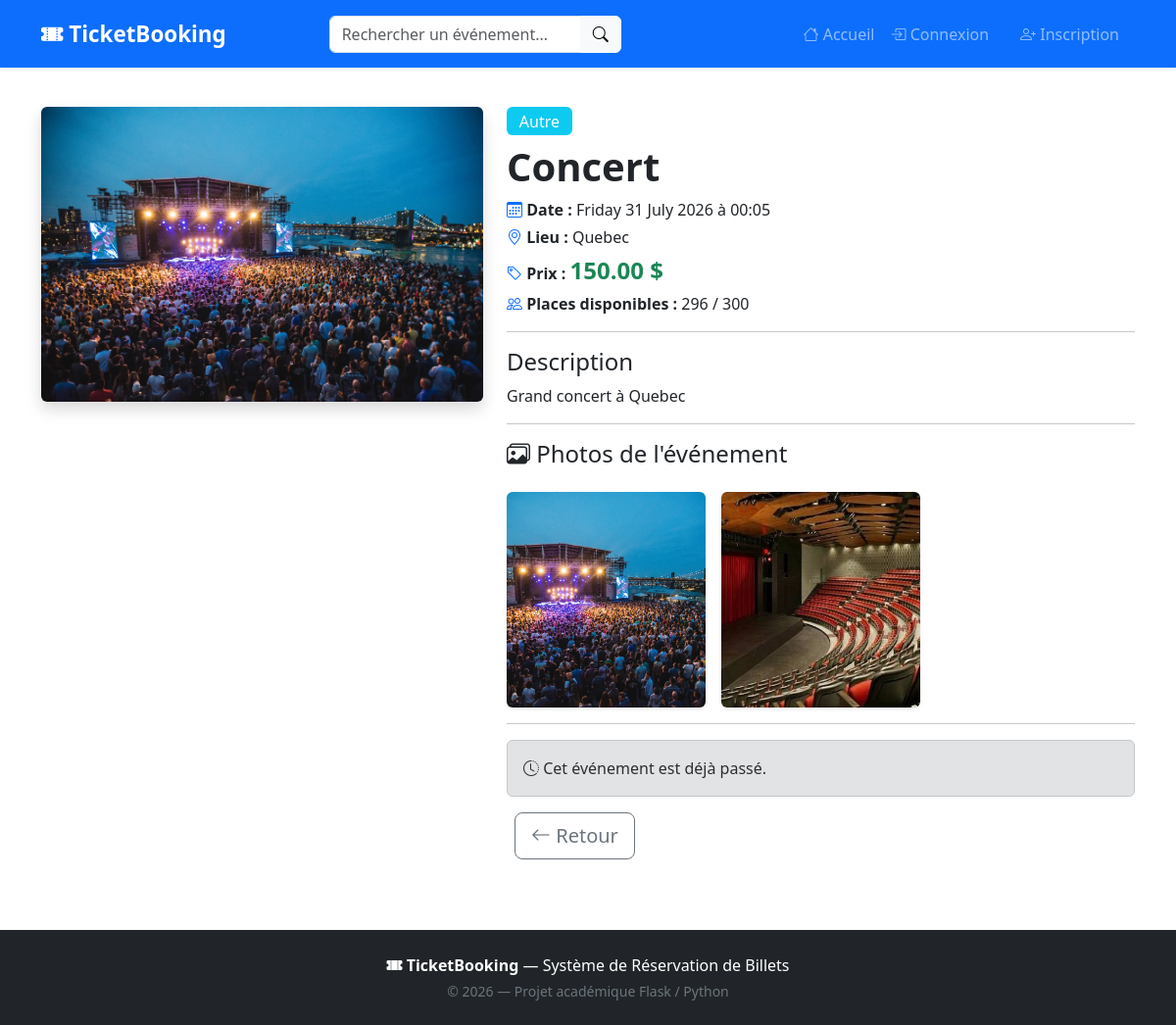
Screenshot of /event/2 with the database file from the repository.
### app/models/event_photo.py (models this page shows, shortened)
class EventPhoto(db.Model):
    __tablename__ = "event_photos"
    id = db.Column(db.Integer, primary_key=True)
    event_id = db.Column(
        db.Integer,
        db.ForeignKey("events.id"),
        nullable=False,
        index=True
    )
    filename = db.Column(db.String(255), nullable=False)
    original_filename = db.Column(db.String(255), nullable=True)
    caption = db.Column(db.String(255), nullable=True)
    uploaded_at = db.Column(
        db.DateTime,
        nullable=False,
        default=datetime.utcnow
    )

### app/models/event.py (models this page shows, shortened)
class Event(db.Model):
    __tablename__ = 'events'
    id = db.Column(db.Integer, primary_key=True)
    titre = db.Column(db.String(200), nullable=False)
    description = db.Column(db.Text, nullable=False)
    date = db.Column(db.DateTime, nullable=False)
    lieu = db.Column(db.String(200), nullable=False)
    prix = db.Column(db.Float, nullable=False, default=0.0)
    capacite = db.Column(db.Integer, nullable=False)
    places_disponibles = db.Column(db.Integer, nullable=False)
    categorie = db.Column(db.String(50), nullable=False, default='Général')
    image_url = db.Column(db.String(500), default='')
    bookings = db.relationship('Booking', backref='event', lazy=True, cascade='all, delete-orphan')
    photos = db.relationship(
        "EventPhoto",
        backref="event",
        lazy=True,
        cascade="all, delete-orphan"
    )
    def is_past(self):
        return self.date < datetime.utcnow()

### app/routes/event_routes.py (the view)
@event_bp.route('/event/<int:event_id>')
def event_detail(event_id):
    event = Event.query.get_or_404(event_id)
    return render_template('event_detail.html', event=event)

### app/templates/event_detail.html (shortened to what this page needs)
{% extends "base.html" %}
{% block content %}
<div class="row">
    <div class="col-md-5 mb-4">
        {% set cover_photo = event.photos[0] if event.photos else None %}
{% if event.image_url %}
    <img src="{{ event.image_url }}"
         class="img-fluid rounded shadow"
         alt="{{ event.titre }}"
         style="width: 100%; max-height: 350px; object-fit: cover;">
{% elif cover_photo %}
    <img src="{{ url_for('static', filename='uploads/events/' ~ cover_photo.filename) }}"
         class="img-fluid rounded shadow"
         alt="{{ event.titre }}"
         style="width: 100%; max-height: 350px; object-fit: cover;">
{% else %}
    <div class="rounded shadow d-flex align-items-center justify-content-center text-white"
         style="height: 350px; background: linear-gradient(135deg, #667eea 0%, #764ba2 100%);">
        <i class="bi bi-calendar-event" style="font-size: 5rem;"></i>
    </div>
{% endif %}
    </div>
    <div class="col-md-7">
        <span class="badge bg-info mb-2 fs-6">{{ event.categorie }}</span>
        <h1 class="fw-bold">{{ event.titre }}</h1>
        <div class="mb-3">
            <p class="mb-1">
                <i class="bi bi-calendar3 text-primary"></i>
                <strong>Date :</strong> {{ event.date.strftime('%A %d %B %Y à %H:%M') }}
            </p>
            <p class="mb-1">
                <i class="bi bi-geo-alt text-primary"></i>
                <strong>Lieu :</strong> {{ event.lieu }}
            </p>
            <p class="mb-1">
                <i class="bi bi-tag text-primary"></i>
                <strong>Prix :</strong>
                <span class="fs-4 fw-bold text-success">{{ "%.2f"|format(event.prix) }} $</span>
            </p>
            <p class="mb-1">
                <i class="bi bi-people text-primary"></i>
                <strong>Places disponibles :</strong>
                <span class="{% if event.places_disponibles <= 5 %}text-danger fw-bold{% endif %}">
                    {{ event.places_disponibles }} / {{ event.capacite }}
                </span>
            </p>
        </div>
        <hr>
        <h4>Description</h4>
        <p>{{ event.description }}</p>
        {% if event.photos %}
            <hr>
            <h4>
                <i class="bi bi-images"></i>
                Photos de l'événement
            </h4>
            <div class="row g-3 mt-2">
                {% for photo in event.photos %}
                    <div class="col-md-4">
                        <a href="{{ url_for('static', filename='uploads/events/' ~ photo.filename) }}"
                        target="_blank">
                            <img src="{{ url_for('static', filename='uploads/events/' ~ photo.filename) }}"
                                class="img-fluid rounded shadow-sm event-photo"
                                alt="{{ event.titre }}"
                                style="height: 220px; width: 100%; object-fit: cover;">
                        </a>
                    </div>
                {% endfor %}
            </div>
        {% endif %}
                <hr>
                {% if event.is_past() %}
                    <div class="alert alert-secondary">
                        <i class="bi bi-clock-history"></i> Cet événement est déjà passé.
                    </div>
                {% elif not event.is_available() %}
                    <div class="alert alert-danger">
                        <i class="bi bi-x-circle"></i> Complet — Plus de places disponibles.
                    </div>
                {% endif %}
        <a href="{{ url_for('event.index') }}" class="btn btn-outline-secondary btn-lg ms-2">
            <i class="bi bi-arrow-left"></i> Retour
        </a>
    </div>
</div>
{% endblock %}

### app/templates/base.html (shortened to what this page needs)
<!DOCTYPE html>
<html lang="fr">
<head>
    <link href="https://cdn.jsdelivr.net/npm/bootstrap@5.3.2/dist/css/bootstrap.min.css"
          rel="stylesheet">
    <link href="https://cdn.jsdelivr.net/npm/bootstrap-icons@1.11.1/font/bootstrap-icons.css"
          rel="stylesheet">
    <link href="{{ url_for('static', filename='css/style.css') }}" rel="stylesheet">
</head>
<body>
    <nav class="navbar navbar-expand-lg navbar-dark bg-primary shadow-sm">
        <div class="container">
            <a class="navbar-brand fw-bold" href="{{ url_for('event.index') }}">
                <i class="bi bi-ticket-perforated-fill"></i> TicketBooking
            </a>
            <div class="collapse navbar-collapse" id="navbarNav">
                <form class="d-flex mx-auto my-2 my-lg-0"
                      action="{{ url_for('event.search') }}"
                      method="GET">
                    <div class="input-group">
                        <input type="text"
                               class="form-control"
                               name="q"
                               placeholder="Rechercher un événement..."
                               value="{{ request.args.get('q', '') }}">
                        <button class="btn btn-light" type="submit">
                            <i class="bi bi-search"></i>
                        </button>
                    </div>
                </form>
                <ul class="navbar-nav ms-auto">
                    <li class="nav-item">
                        <a class="nav-link" href="{{ url_for('event.index') }}">
                            <i class="bi bi-house"></i> Accueil
                        </a>
                    </li>
                    {% if current_user.is_authenticated %}
                        {% if current_user.is_authenticated and current_user.is_admin() %}
                            <li class="nav-item dropdown">
                                <a class="nav-link dropdown-toggle"
                                   href="#"
                                   role="button"
                                   data-bs-toggle="dropdown"
                                   aria-expanded="false">
                                    <i class="bi bi-speedometer2"></i> Admin
                                </a>
                                <ul class="dropdown-menu dropdown-menu-end">
                                    <li>
                                        <a class="dropdown-item"
                                           href="{{ url_for('event.admin_dashboard') }}">
                                            <i class="bi bi-graph-up"></i>
                                            Tableau de bord
                                        </a>
                                    </li>
                                    <li>
                                        <a class="dropdown-item"
                                           href="{{ url_for('event.admin_events') }}">
                                            <i class="bi bi-calendar-event"></i>
                                            Gestion des événements
                                        </a>
                                    </li>
                                    <li>
                                        <a class="dropdown-item"
                                           href="{{ url_for('event.admin_bookings') }}">
                                            <i class="bi bi-ticket-perforated"></i>
                                            Gestion des réservations
                                        </a>
                                    </li>
                                    <li>
                                        <hr class="dropdown-divider">
                                    </li>
                                    <li>
                                        <a class="dropdown-item"
                                           href="{{ url_for('event.admin_logs') }}">
                                            <i class="bi bi-journal-text"></i>
                                            Journal d'activités
                                        </a>
                                    </li>
                                </ul>
                            </li>
                        {% endif %}
                        <li class="nav-item">
                            <a class="nav-link" href="{{ url_for('booking.my_bookings') }}">
                                <i class="bi bi-journal-bookmark"></i> Mes Réservations
                            </a>
                        </li>
                        <li class="nav-item dropdown">
                            <a class="nav-link dropdown-toggle"
                               href="#"
                               role="button"
                               data-bs-toggle="dropdown"
                               aria-expanded="false">
                                <i class="bi bi-person-circle"></i>
                                {{ current_user.nom }}
                            </a>
                            <ul class="dropdown-menu dropdown-menu-end">
                                <li>
                                    <a class="dropdown-item"
                                       href="{{ url_for('auth.profile') }}">
                                        <i class="bi bi-person"></i>
                                        Mon Profil
                                    </a>
                                </li>
                                <li>
                                    <hr class="dropdown-divider">
                                </li>
                                <li>
                                    <a class="dropdown-item text-danger"
                                       href="{{ url_for('auth.logout') }}">
                                        <i class="bi bi-box-arrow-right"></i>
                                        Déconnexion
                                    </a>
                                </li>
                            </ul>
                        </li>
                    {% else %}
                        <li class="nav-item">
                            <a class="nav-link" href="{{ url_for('auth.login') }}">
                                <i class="bi bi-box-arrow-in-right"></i> Connexion
                            </a>
                        </li>
                        <li class="nav-item">
                            <a class="nav-link btn btn-outline-light btn-sm ms-lg-2 px-3"
                               href="{{ url_for('auth.register') }}">
                                <i class="bi bi-person-plus"></i> Inscription
                            </a>
                        </li>
                    {% endif %}
                </ul>
            </div>
        </div>
    </nav>
    <main class="container my-4">
        {% block content %}{% endblock %}
    </main>
    <footer class="bg-dark text-white py-4 mt-5">
        <div class="container text-center">
            <p class="mb-1">
                <i class="bi bi-ticket-perforated-fill"></i>
                <strong>TicketBooking</strong>
                — Système de Réservation de Billets
            </p>
            <p class="mb-0 text-secondary small">
                &copy; 2026 — Projet académique Flask / Python
            </p>
        </div>
    </footer>
</body>
</html>

### app/static/css/style.css (style rules this page uses)
:root { --primary-gradient: linear-gradient(135deg, #667eea 0%, #764ba2 100%); --shadow-soft: 0 4px 15px rgba(0, 0, 0, 0.1); }
body { font-family: 'Segoe UI', Tahoma, Geneva, Verdana, sans-serif; background-color: #ffffff; min-height: 100vh; display: flex; flex-direction: column; }
main { flex: 1; }
.navbar { padding: 0.8rem 0; }
.navbar-brand { font-size: 1.4rem; }
.badge { font-weight: 500; padding: 0.4em 0.8em; }
footer { margin-top: auto; }
.event-photo { transition: transform 0.2s ease, box-shadow 0.2s ease; }

### rows the page displays
EventPhoto: filename (picture)
Event: categorie "Autre", titre "Concert", date "Friday 31 July 2026 à 00:05", lieu "Quebec", prix "150.00", places_disponibles "296", capacite "300", description "Grand concert à Quebec"
EventPhoto: filename (picture)
